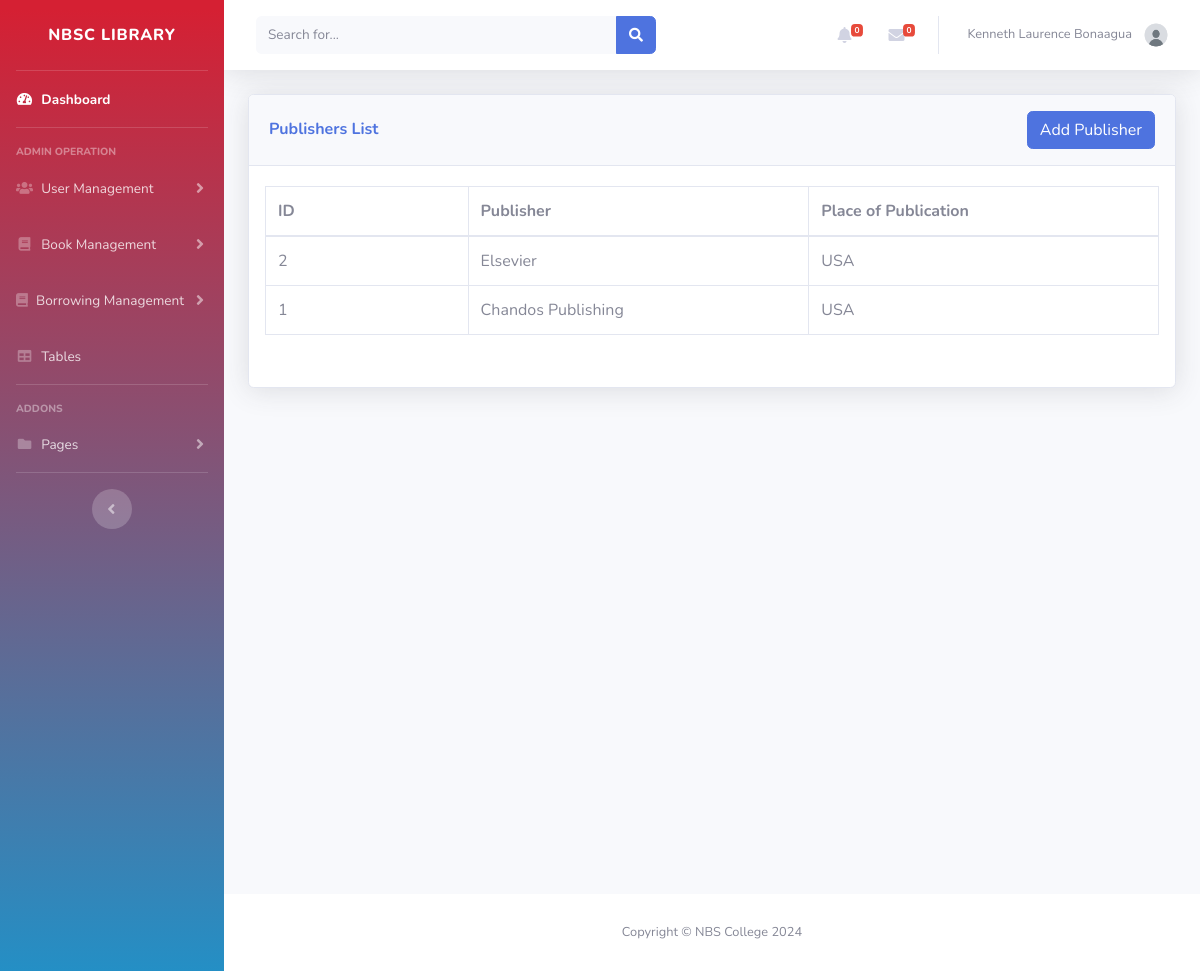
Page /Admin/publisher_list.php (signed in) on the committed database.
### tables this page shows
CREATE TABLE `publishers` (
  `id` int(11) NOT NULL,
  `publisher` varchar(100) NOT NULL,
  `place` varchar(100) NOT NULL
);

### Admin/publisher_list.php (the view, shortened to what this page needs)
<?php
include '../admin/inc/header.php';
include '../db.php';
$sql = "SELECT id, publisher, place FROM publishers";
$sql .= " ORDER BY id DESC";
$result = $conn->query($sql);
?>
<div id="content" class="d-flex flex-column min-vh-100">
    <div class="container-fluid">
        <div class="card shadow mb-4">
            <div class="card-header py-3 d-flex flex-wrap align-items-center justify-content-between">
                <h6 class="m-0 font-weight-bold text-primary">Publishers List</h6>
                <button class="btn btn-primary" data-toggle="modal" data-target="#addPublisherModal">Add Publisher</button>
            </div>
            <div class="card-body px-0">
                <div class="table-responsive px-3">
                    <table class="table table-bordered" id="dataTable" width="100%" cellspacing="0">
                        <thead>
                            <tr>
                                <th>ID</th>
                                <th>Publisher</th>
                                <th>Place of Publication</th>
                            </tr>
                        </thead>
                        <tbody>
                            <?php
                            if ($result->num_rows > 0) {
                                while ($row = $result->fetch_assoc()) {
                                    echo "<tr>
                                            <td>" . $row['id'] . "</td>
                                            <td>" . $row['publisher'] . "</td>
                                            <td>" . $row['place'] . "</td>
                                          </tr>";
                                }
                            }
                            ?>
                        </tbody>
                    </table>
                </div>
            </div>
        </div>
    </div>
</div>
<?php include '../Admin/inc/footer.php' ?>

### Admin/publisher_list.php (style rules this page uses)
.table-responsive { width: 100%; margin-bottom: 1rem; overflow-x: auto; -webkit-overflow-scrolling: touch; }
#dataTable th, #dataTable td { min-width: 100px; white-space: nowrap; }
#dataTable { width: 100% !important; }
.table td, .table th { white-space: nowrap; }

### rows in the picture
publishers: id "2", publisher "Elsevier", place "USA"
publishers: id "1", publisher "Chandos Publishing", place "USA"

### other values in the picture
$_SESSION['admin_firstname'] "Kenneth Laurence"
$_SESSION['admin_lastname'] "Bonaagua"
